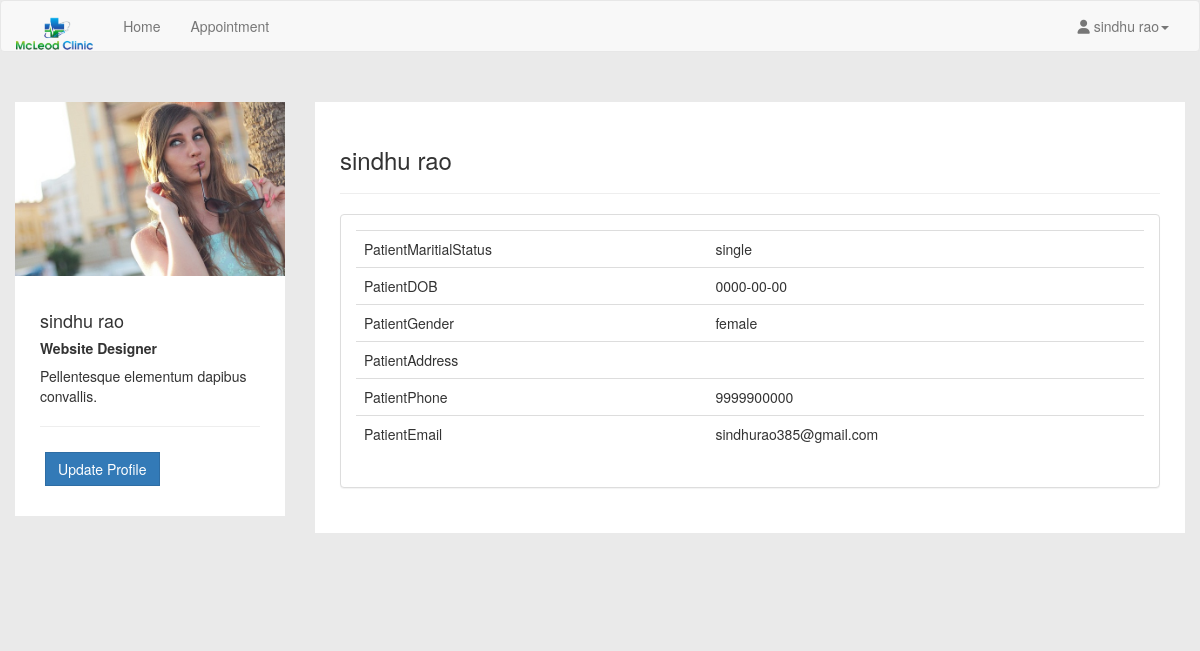
The app's page /patient/profile.php (signed in) with its own data.
### tables this page shows
CREATE TABLE `patient` (
  `icPatient` bigint(12) NOT NULL,
  `password` varchar(20) NOT NULL,
  `patientFirstName` varchar(20) NOT NULL,
  `patientLastName` varchar(20) NOT NULL,
  `patientMaritialStatus` varchar(10) NOT NULL,
  `patientDOB` date NOT NULL,
  `patientGender` varchar(10) NOT NULL,
  `patientAddress` varchar(100) NOT NULL,
  `patientPhone` varchar(15) NOT NULL,
  `patientEmail` varchar(100) NOT NULL
);

### patient/profile.php (the view, shortened to what this page needs)
<?php
include_once '../assets/conn/dbconnect.php';
$res=mysqli_query($con,"SELECT * FROM patient WHERE icPatient=".$_SESSION['patientSession']);
$userRow=mysqli_fetch_array($res,MYSQLI_ASSOC);
?>
<!DOCTYPE html>
<html lang="en">
	<head>
		<link href="assets/css/bootstrap.min.css" rel="stylesheet">
		<link href="assets/css/default/style.css" rel="stylesheet">
		<link href="assets/css/default/blocks.css" rel="stylesheet">
		<link href="assets/css/date/bootstrap-datepicker.css" rel="stylesheet">
		<link href="assets/css/date/bootstrap-datepicker3.css" rel="stylesheet">
		<link rel="stylesheet" href="https://formden.com/static/cdn/bootstrap-iso.css" />
		<link rel="stylesheet" href="https://formden.com/static/cdn/font-awesome/4.4.0/css/font-awesome.min.css" />
	</head>
	<body>
		<nav class="navbar navbar-default " role="navigation">
			<div class="container-fluid">
				<div class="navbar-header">
					<a class="navbar-brand" href="patient.php"><img alt="Brand" src="assets/img/logo.png" height="40px"></a>
				</div>
				<div class="collapse navbar-collapse" id="bs-example-navbar-collapse-1">
					<ul class="nav navbar-nav">
						<ul class="nav navbar-nav">
							<li><a href="patient.php">Home</a></li>
							<li><a href="patientapplist.php?patientId=<?php echo $userRow['icPatient']; ?>">Appointment</a></li>
						</ul>
					</ul>
					<ul class="nav navbar-nav navbar-right">
						<li class="dropdown">
							<a href="#" class="dropdown-toggle" data-toggle="dropdown"><i class="fa fa-user"></i> <?php echo $userRow['patientFirstName']; ?> <?php echo $userRow['patientLastName']; ?><b class="caret"></b></a>
						</li>
					</ul>
				</div>
			</div>
		</nav>
		<div class="container">
			<section style="padding-bottom: 50px; padding-top: 50px;">
				<div class="row">
					<div class="row">
						<div class="col-md-3 col-sm-3">
							<div class="user-wrapper">
								<img src="assets/img/1.jpg" class="img-responsive" />
								<div class="description">
									<h4><?php echo $userRow['patientFirstName']; ?> <?php echo $userRow['patientLastName']; ?></h4>
									<h5> <strong> Website Designer </strong></h5>
									<p>
										Pellentesque elementum dapibus convallis.
									</p>
									<hr />
									<button type="button" class="btn btn-primary" data-toggle="modal" data-target="#myModal">Update Profile</button>
								</div>
							</div>
						</div>
						<div class="col-md-9 col-sm-9  user-wrapper">
							<div class="description">
								<h3> <?php echo $userRow['patientFirstName']; ?> <?php echo $userRow['patientLastName']; ?> </h3>
								<hr />
								<div class="panel panel-default">
									<div class="panel-body">
										<table class="table table-user-information" align="center">
											<tbody>
												<tr>
													<td>PatientMaritialStatus</td>
													<td><?php echo $userRow['patientMaritialStatus']; ?></td>
												</tr>
												<tr>
													<td>PatientDOB</td>
													<td><?php echo $userRow['patientDOB']; ?></td>
												</tr>
												<tr>
													<td>PatientGender</td>
													<td><?php echo $userRow['patientGender']; ?></td>
												</tr>
												<tr>
													<td>PatientAddress</td>
													<td><?php echo $userRow['patientAddress']; ?>
													</td>
												</tr>
												<tr>
													<td>PatientPhone</td>
													<td><?php echo $userRow['patientPhone']; ?>
													</td>
												</tr>
												<tr>
													<td>PatientEmail</td>
													<td><?php echo $userRow['patientEmail']; ?>
													</td>
												</tr>
											</tbody>
										</table>
									</div>
								</div>
							</div>
						</div>
					</div>
					<div class="col-md-4">
							<br /><br/>
						</div>
					</div>
				</section>
			</div>
		</body>
	</html>

### patient/assets/css/default/style.css (style rules this page uses)
body { background-color: #EAEAEA !important; }
.navbar-default .navbar-brand { color:#fff; font-size:30px; font-weight:bold; }
.navbar { margin-bottom: 0px !important; }
.user-wrapper .btn { border-radius: 0px; -webkit-border-radius: 0px; -moz-border-radius: 0px; margin: 5px; }
.user-wrapper .description { padding: 25px; background-color: #fff; }
.user-wrapper img { width:100%; }

### patient/assets/css/default/blocks.css (style rules this page uses)
*, *:after, *:before { box-sizing: border-box; }

### records on screen
patient: patientFirstName "sindhu", patientLastName "rao", patientMaritialStatus "single", patientDOB "0000-00-00", patientGender "female", patientPhone "9999900000", patientEmail "sindhurao385@gmail.com"
